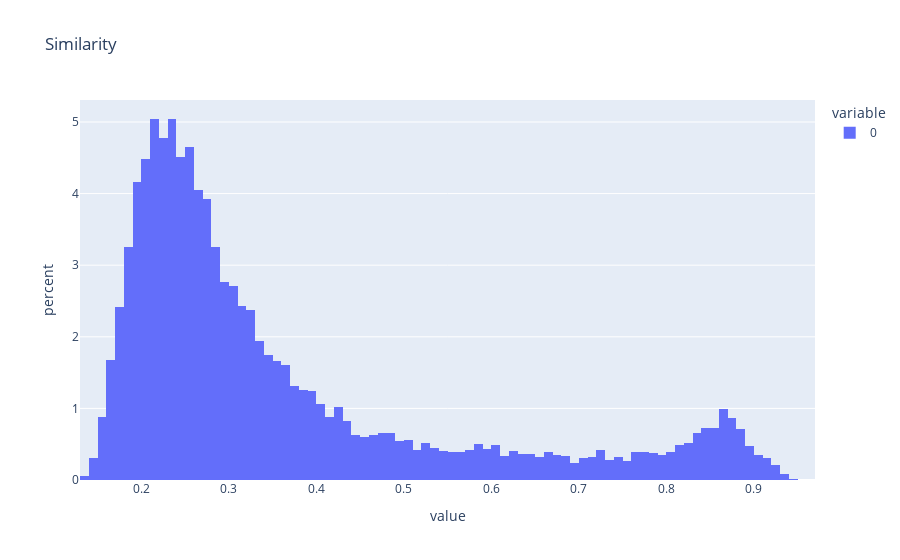

This figure's notebook cell:
### Code cell
px.histogram(max_similarities.detach().flatten(), title="Similarity", histnorm="percent")

### Figure 1 — Plotly figure (JSON) as saved in the notebook; plotly's stock layout.template omitted (floating-point values rounded to 4 significant figures; data arrays with more than 128 entries replaced by an {"elided": "..."} marker saying what was removed)
{"data": [{"alignmentgroup": "True", "bingroup": "x", "histnorm": "percent", "hovertemplate": "variable=0<br>value=%{x}<br>percent=%{y}<extra></extra>", "legendgroup": "0", "marker": {"color": "#636efa", "pattern": {"shape": ""}}, "name": "0", "offsetgroup": "0", "orientation": "v", "showlegend": true, "type": "histogram", "x": {"elided": "16384 float values"}, "xaxis": "x", "yaxis": "y"}], "layout": {"barmode": "relative", "legend": {"title": {"text": "variable"}, "tracegroupgap": 0}, "title": {"text": "Similarity"}, "xaxis": {"anchor": "y", "domain": [0, 1], "title": {"text": "value"}}, "yaxis": {"anchor": "x", "domain": [0, 1], "title": {"text": "percent"}}}}
